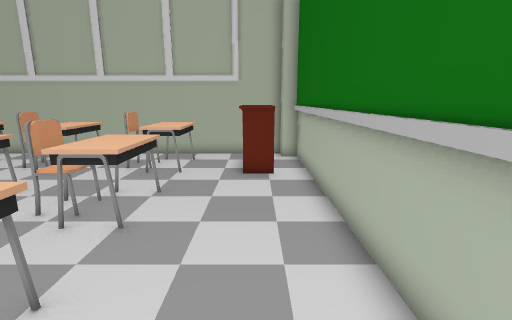
View 1 (above)

13 first-person views from a walk through a Unity game level. The camera is 1.4 m above the floor, tilts 12° down and sees 85° across. The floor is counted in squares, 0.5 m on a side. Each view is taken from the middle of a square. On the plan, view 1 faces up. The plan holds only what a view shows up to about 19 squares ahead; the rest is blank. The player is left out.

View 2
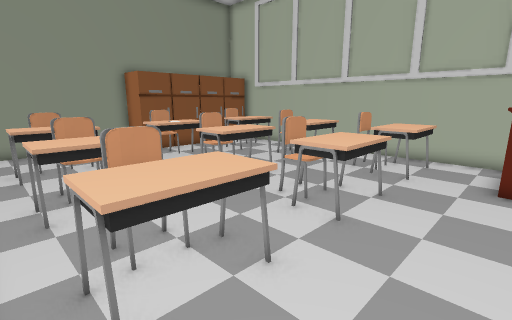

View 3
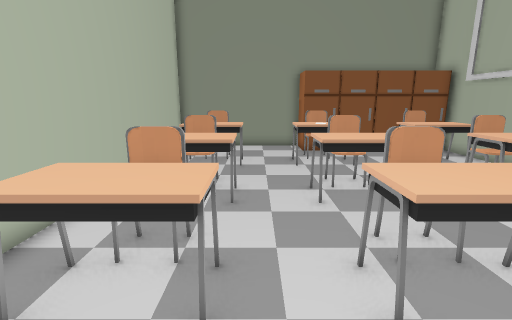

View 4
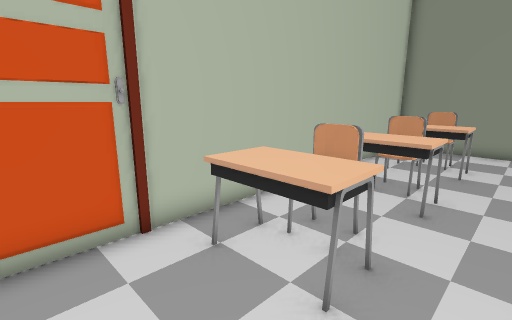

View 5
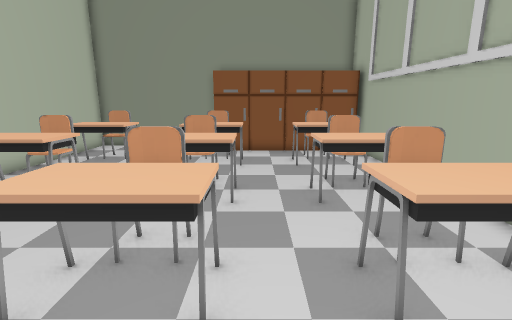

View 6
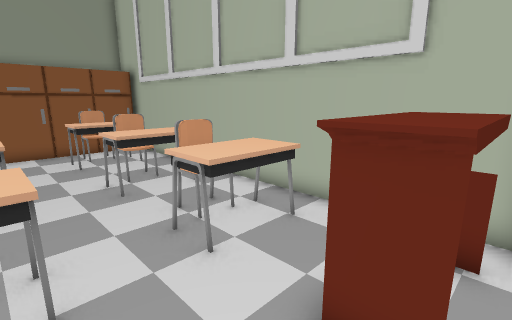

View 7
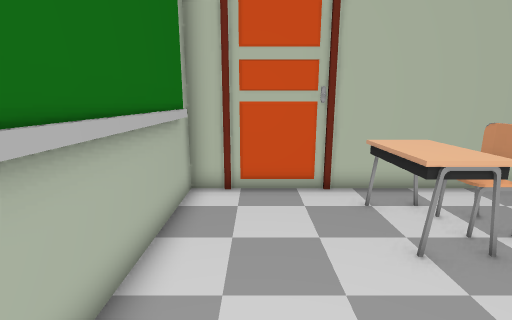

View 8
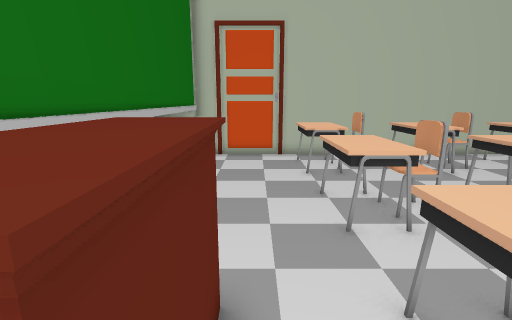

View 9
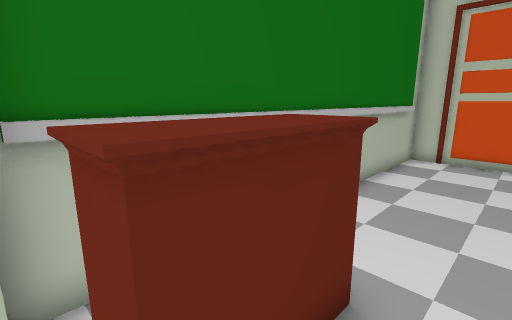

View 10
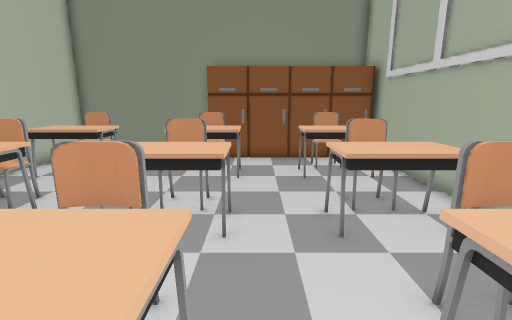

View 11
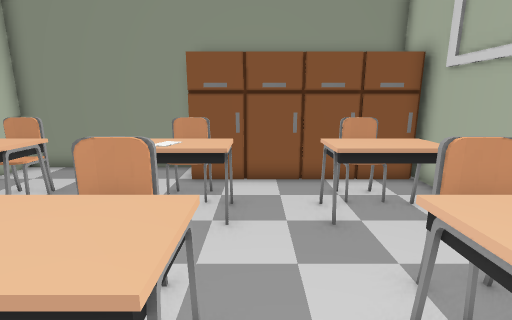

View 12
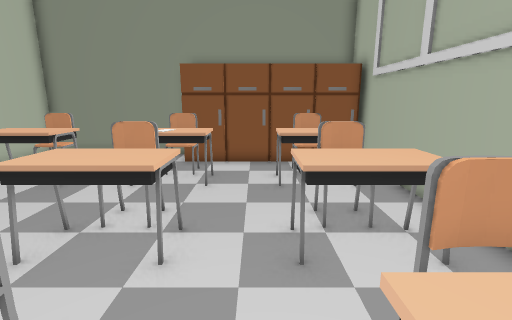

View 13
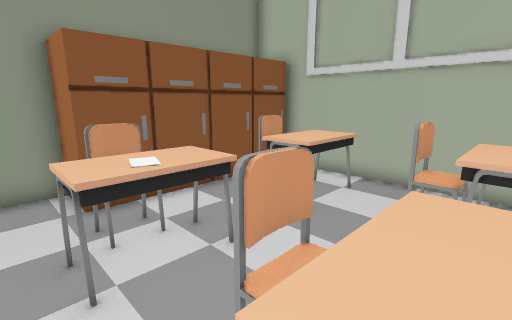

### Floor plan
Key: @ floor where view 1 was taken; # wall or solid block; x gap in a wall; . floor; ^ raised ledge.
Columns run from 18 left of view 1 to 2 right of it. Each row starts with its distance up from view 1.
 15   ##################
 14   #................##
 13   #.#^^..^^. #^^..^^#
 12   #.^^^.^^^^ ^^^..^^#
 11   #. ^^..^^..#^^..^^#
 10   #.................#
  9   #.................#
  8   #.#^^..^^..#^^....#
  7 ###x^^^.^^^^x^^^....#
  6 #...#^^..^^..#^^....#
  5 #...................#
  4 #...................#
  3 #...#^^..^^..#^^....#
  2 #...^^^.^^^^x^^^....#
  1 #... ^^..^^..#^^....#
  0 #.................@.#
 -1 #####################

Where each view was taken, in squares from view 1:
view 1: 0 up, 0 right, facing up
view 2: 0 up, 0 right, facing up-left
view 3: 4 up, 0 right, facing left
view 4: 5 up, 0 right, facing down-left
view 5: 9 up, 0 right, facing left
view 6: 8 up, 1 right, facing up-left
view 7: 8 up, 0 right, facing down
view 8: 14 up, 1 left, facing down
view 9: 14 up, 2 left, facing down-right
view 10: 9 up, 2 left, facing left
view 11: 9 up, 6 left, facing left
view 12: 10 up, 3 left, facing left
view 13: 5 up, 8 left, facing up-left
